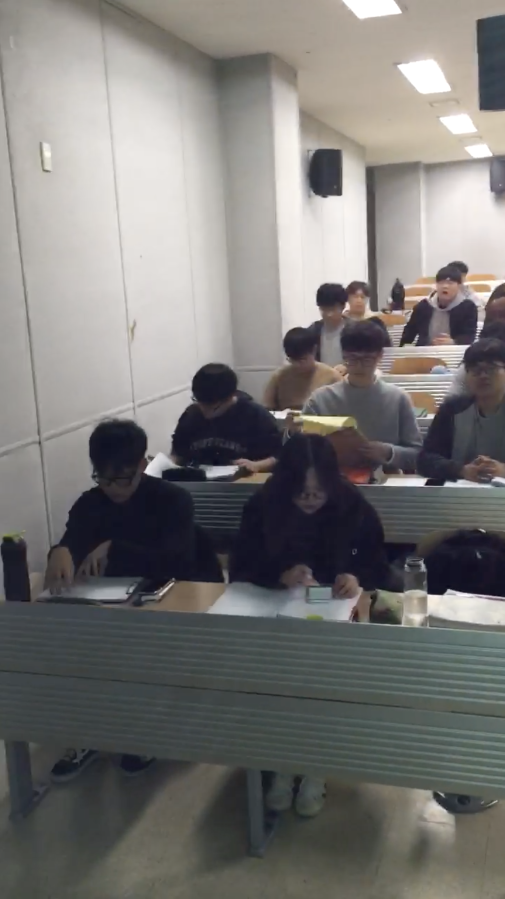
#> input picture v8.png, 1009 x 1797 px (shown at 1/2 size)
$ python stitch.py --first v8.png --second v7.png
#> lines starting #> are read from the running program, lines starting #| are printed output that depends on the picture; after the words box and inside, x2 and y2 are one past the last pixel; in counts of white or black regions, pixels touching at a corner belong together
### pyimagesearch/panorama.py
# import the necessary packages
import numpy as np
import imutils
import cv2

class Stitcher:
	def __init__(self):
		# determine if we are using OpenCV v3.X
		self.isv3 = imutils.is_cv3()

	def stitch(self, images, ratio=0.75, reprojThresh=4.0,
		showMatches=False):
		# unpack the images, then detect keypoints and extract
		# local invariant descriptors from them
		(imageB, imageA) = images
		(kpsA, featuresA) = self.detectAndDescribe(imageA)
		(kpsB, featuresB) = self.detectAndDescribe(imageB)

		# match features between the two images
		M = self.matchKeypoints(kpsA, kpsB,
			featuresA, featuresB, ratio, reprojThresh)

		# if the match is None, then there aren't enough matched
		# keypoints to create a panorama
		if M is None:
			return None

		# otherwise, apply a perspective warp to stitch the images
		# together
		(matches, H, status) = M
		result = cv2.warpPerspective(imageA, H,
			(imageA.shape[1] + imageB.shape[1], imageA.shape[0]))
		result[0:imageB.shape[0], 0:imageB.shape[1]] = imageB

		# check to see if the keypoint matches should be visualized
		if showMatches:
			vis = self.drawMatches(imageA, imageB, kpsA, kpsB, matches,
				status)


			# return a tuple of the stitched image and the
			# visualization
			return (result, vis)

		# return the stitched image
		return result

	def detectAndDescribe(self, image):
		# convert the image to grayscale
		gray = cv2.cvtColor(image, cv2.COLOR_BGR2GRAY)

		# check to see if we are using OpenCV 3.X
		if self.isv3:
			# detect and extract features from the image
			descriptor = cv2.xfeatures2d.SIFT_create()
			(kps, features) = descriptor.detectAndCompute(image, None)

		# otherwise, we are using OpenCV 2.4.X
		else:
			# detect keypoints in the image
			detector = cv2.FeatureDetector_create("SIFT")
			kps = detector.detect(gray)

			# extract features from the image
			extractor = cv2.DescriptorExtractor_create("SIFT")
			(kps, features) = extractor.compute(gray, kps)
			print ('features=',features)
		# convert the keypoints from KeyPoint objects to NumPy
		# arrays
		kps = np.float32([kp.pt for kp in kps])
		#print ('kps=',kps)
		# return a tuple of keypoints and features
		return (kps, features)

	def matchKeypoints(self, kpsA, kpsB, featuresA, featuresB,
		ratio, reprojThresh):
		# compute the raw matches and initialize the list of actual
		# matches
		matcher = cv2.DescriptorMatcher_create("BruteForce")
		rawMatches = matcher.knnMatch(featuresA, featuresB, 2)
		matches = []

		# loop over the raw matches
		for m in rawMatches:
			# ensure the distance is within a certain ratio of each
			# other (i.e. Lowe's ratio test)
			if len(m) == 2 and m[0].distance < m[1].distance * ratio:
				matches.append((m[0].trainIdx, m[0].queryIdx))

		# computing a homography requires at least 4 matches
		if len(matches) > 4:
			# construct the two sets of points
			ptsA = np.float32([kpsA[i] for (_, i) in matches])
			ptsB = np.float32([kpsB[i] for (i, _) in matches])

			# compute the homography between the two sets of points
			(H, status) = cv2.findHomography(ptsA, ptsB, cv2.RANSAC,
				reprojThresh)

			# return the matches along with the homograpy matrix
			# and status of each matched point
			return (matches, H, status)

		# otherwise, no homograpy could be computed
		return None

	def drawMatches(self, imageA, imageB, kpsA, kpsB, matches, status):
		# initialize the output visualization image
		(hA, wA) = imageA.shape[:2]
		(hB, wB) = imageB.shape[:2]
		vis = np.zeros((max(hA, hB), wA + wB, 3), dtype="uint8")
		vis[0:hA, 0:wA] = imageA
		vis[0:hB, wA:] = imageB

		# loop over the matches
		for ((trainIdx, queryIdx), s) in zip(matches, status):
			# only process the match if the keypoint was successfully
			# matched
			if s == 1:
				# draw the match
				ptA = (int(kpsA[queryIdx][0]), int(kpsA[queryIdx][1]))
				ptB = (int(kpsB[trainIdx][0]) + wA, int(kpsB[trainIdx][1]))
				cv2.line(vis, ptA, ptB, (0, 255, 0), 1)

		# return the visualization
		return vis

### stitch.py
# USAGE
# python stitch.py --first v8.png --second v7.png

# import the necessary packages
from picamera import PiCamera
from time import sleep
from datetime import datetime
from pyimagesearch.panorama import Stitcher
from datetime import datetime
import argparse
import imutils
import numpy as np
import cv2

now = datetime.today().strftime("%y-%m-%d %H:%M:%S")

# [9 lines of commented-out code are left out]
ap = argparse.ArgumentParser()
ap.add_argument("-f", "--first", required=True,
	help="path to the first image")
ap.add_argument("-s", "--second", required=True,
	help="path to the second image")
args = vars(ap.parse_args())

# load the two images and resize them to have a width of 400 pixels
# (for faster processing)
imageA = cv2.imread(args["first"])
#> imageA is the input picture: shape (1797, 1009, 3); mean B, G, R 117, 118.7, 120.2
imageB = cv2.imread(args["second"])
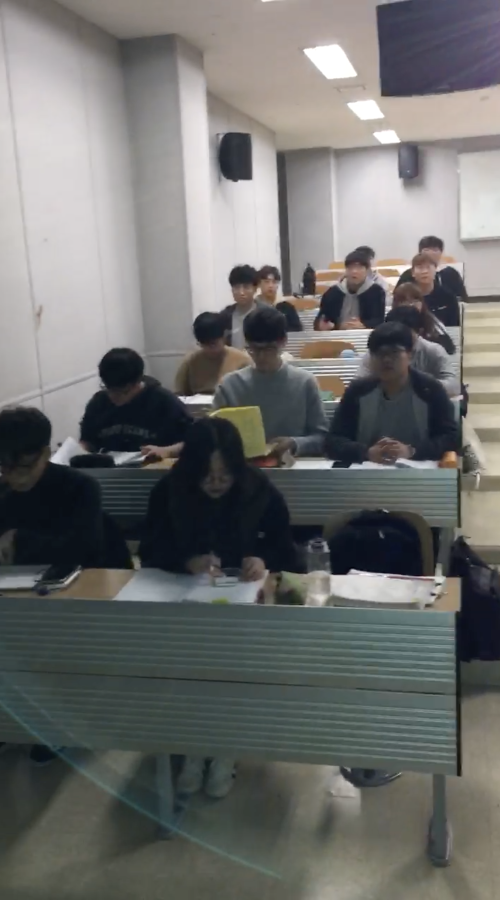
#> input picture v7.png, 1000 x 1799 px (shown at 1/2 size)
#> imageB is the input picture: shape (1799, 1000, 3); mean B, G, R 108.3, 109.8, 108.9
imageA = imutils.resize(imageA, width=400)
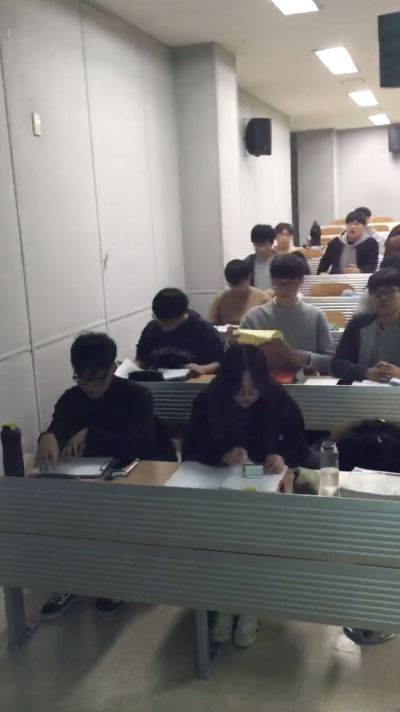
#> imageA: shape (712, 400, 3); mean B, G, R 117, 118.7, 120.2
imageB = imutils.resize(imageB, width=400)
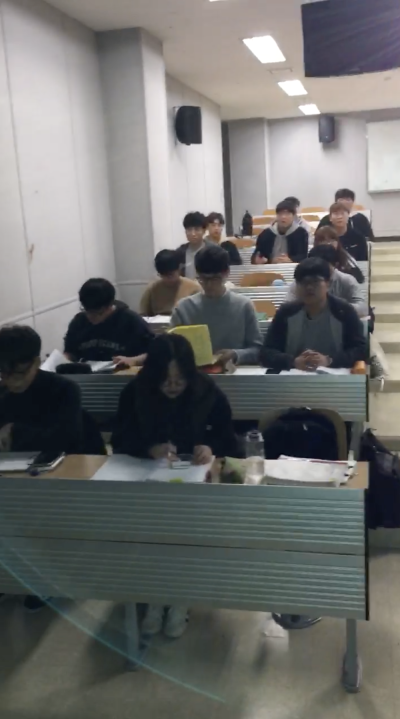
#> imageB: shape (719, 400, 3); mean B, G, R 108.3, 109.8, 108.9

# stitch the images together to create a panorama
stitcher = Stitcher()
(result, vis) = stitcher.stitch([imageA, imageB], showMatches=True)
#> in detectAndDescribe, `kps = detector.detect(gray)`: kps = 653 keypoints; strongest (x, y, size): (186, 127, 21.6), (193, 221, 12.9), (166, 319, 5.7), (261, 371, 6.7)
#> (printed output is left out)
#> in detectAndDescribe, `kps = np.float32([kp.pt for kp in kps])`: kps = 653 pairs, first value 7.4 to 395.1, second value 4.16 to 683.5
#> in stitch, `(kpsA, featuresA) = self.detectAndDescribe(imageA)`: kpsA has the same summary as kps in detectAndDescribe
#> in detectAndDescribe (call 2), `kps = detector.detect(gray)`: kps = 528 keypoints; strongest (x, y, size): (256, 139, 21.2), (222, 329, 5.6), (332, 382, 6.9), (121, 372, 8.5)
#> (printed output is left out)
#> in stitch, `(kpsB, featuresB) = self.detectAndDescribe(imageB)`: kpsB = 528 pairs, first value 3.57 to 395.9, second value 4.34 to 671.4
#> in matchKeypoints, `rawMatches = matcher.knnMatch(featuresA, featuresB, 2)`: rawMatches = 653 matches
#> after the loop in matchKeypoints, `for m in rawMatches:`: matches = 169 pairs, first value 13 to 526, second value 0 to 630
#> in matchKeypoints, `ptsA = np.float32([kpsA[i] for (_, i) in matches])`: ptsA = 169 pairs, first value 7.4 to 373.6, second value 8.12 to 657.4
#> in matchKeypoints, `ptsB = np.float32([kpsB[i] for (i, _) in matches])`: ptsB = 169 pairs, first value 21 to 394.2, second value 6.36 to 671.4
#> in matchKeypoints, `(H, status) = cv2.findHomography(ptsA, ptsB, cv2.RANSAC, reprojThresh)`: H = [[0.938, -0.000941, 75.13], [-0.0249, 0.957, 18.41], [-0.00011, -2.63e-05, 1]]; status = 169 values, max 1 at index 1, min 0 at index 0, mean 0.87
#> in drawMatches, `vis[0:hA, 0:wA] = imageA`:
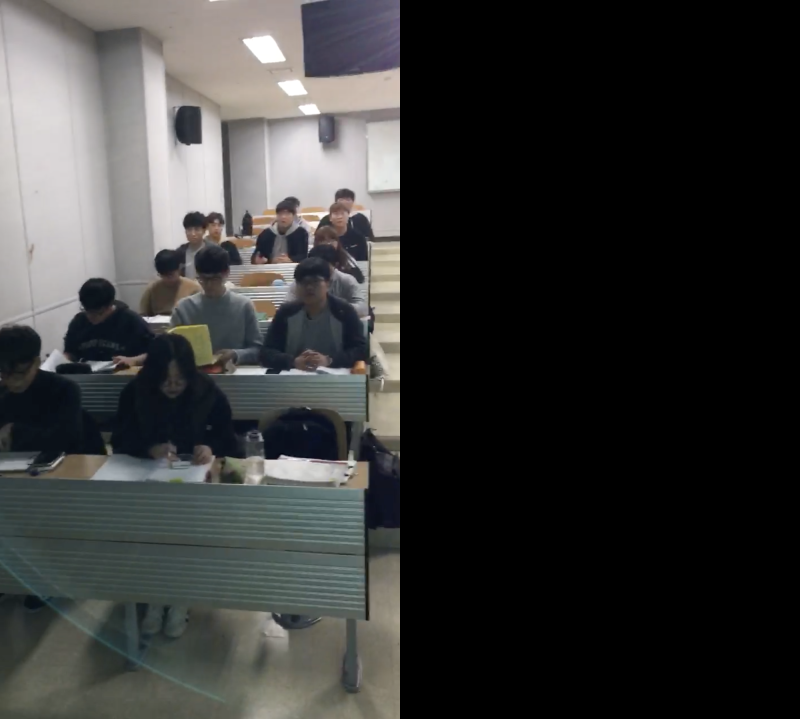
#> vis: shape (719, 800, 3); mean B, G, R 54.2, 54.9, 54.4
#> in drawMatches, `vis[0:hB, wA:] = imageB`:
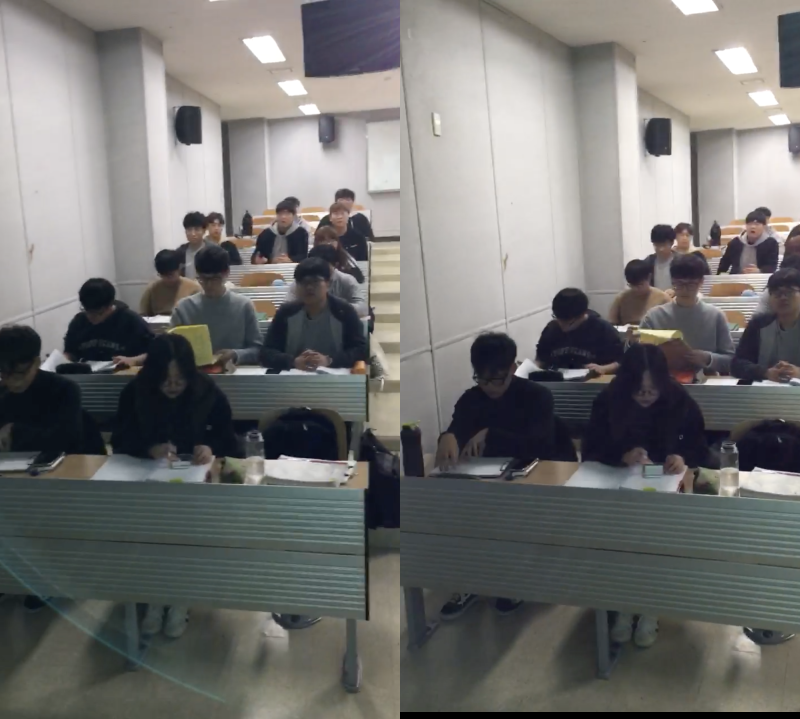
#> vis: shape (719, 800, 3); mean B, G, R 112.1, 113.7, 114
#> the loop in drawMatches, `for ((trainIdx, queryIdx), s) in zip(matches, status):` made 169 passes
#> (trainIdx, queryIdx, s, ptA, ptB) on passes 2 to 13: (66, 2, [1], (10, 326), (484, 333)), (79, 11, [1], (32, 601), (504, 604)), (81, 18, [1], (34, 473), (509, 477)), (85, 21, [1], (39, 468), (513, 473)), (90, 25, [1], (47, 355), (519, 362)), (94, 27, [1], (50, 313), (526, 323)), (98, 32, [1], (57, 461), (531, 466)), (101, 35, [1], (60, 342), (533, 348)), (100, 36, [1], (61, 368), (532, 375)), (104, 38, [1], (63, 329), (535, 338)), (105, 40, [1], (64, 360), (535, 367)), (110, 42, [1], (68, 451), (542, 457))
#> (ptA, ptB) on passes 61 to 66: ((195, 298), (666, 307)), ((197, 474), (671, 484)), ((198, 460), (670, 469)), ((201, 215), (668, 226)), ((205, 449), (678, 459)), ((207, 150), (676, 162))
#> after the loop in drawMatches, `for ((trainIdx, queryIdx), s) in zip(matches, status):`:
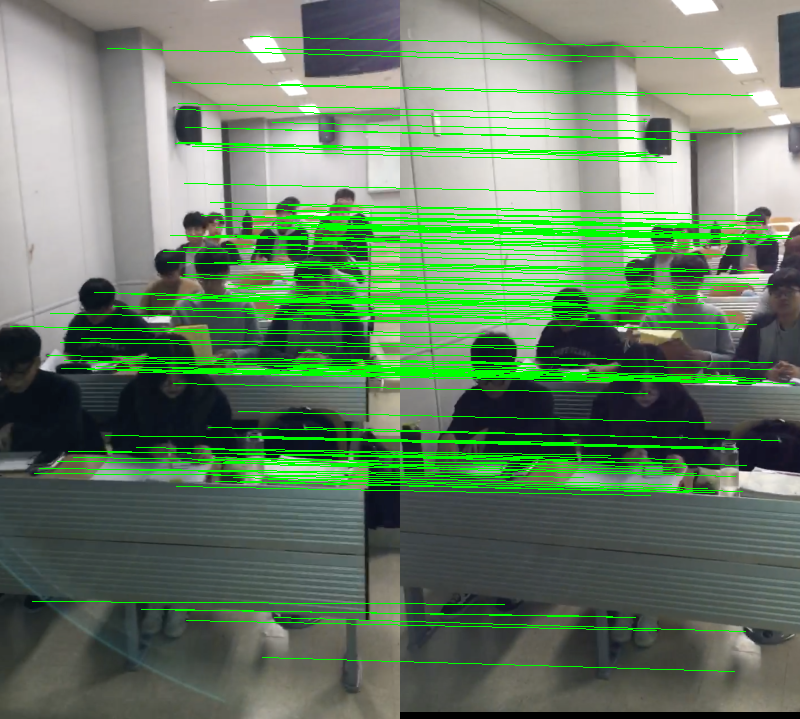
#> vis: shape (719, 800, 3); 9.46% of pixels changed, all inside (x1, y1, x2, y2) = (10, 36, 795, 672)
# [12 lines of commented-out code are left out]
body_cascade = cv2.CascadeClassifier('./resources/haarcascades/haarcascade_mcs_upperbody.xml')

#img = cv2.imread('v87_1.jpg')
gray = cv2.cvtColor(result, cv2.COLOR_BGR2GRAY)
#> gray: shape (719, 800)
outfile = open('Attendance.txt', 'a')
outfile.write(str(now)+'\n')


body = body_cascade.detectMultiScale(gray, 1.3, 5)
#> body = [[382, 191, 65, 59], [319, 201, 72, 65], [226, 218, 69, 63], [35, 325, 117, 106]]
for (x,y,w,h) in body:
	cv2.rectangle(result,(x,y),(x+w,y+h),(255,0,0),2)
	a=[]
	a.append(x)
	a.append(y)
	a.append(x+w)
	a.append(y+h)
	print(a)
	outfile.write(str(a) + '\n')
#> this loop made 4 passes
#| [382, 191, 447, 250]
#| [319, 201, 391, 266]
#| [226, 218, 295, 281]
#| [35, 325, 152, 431]
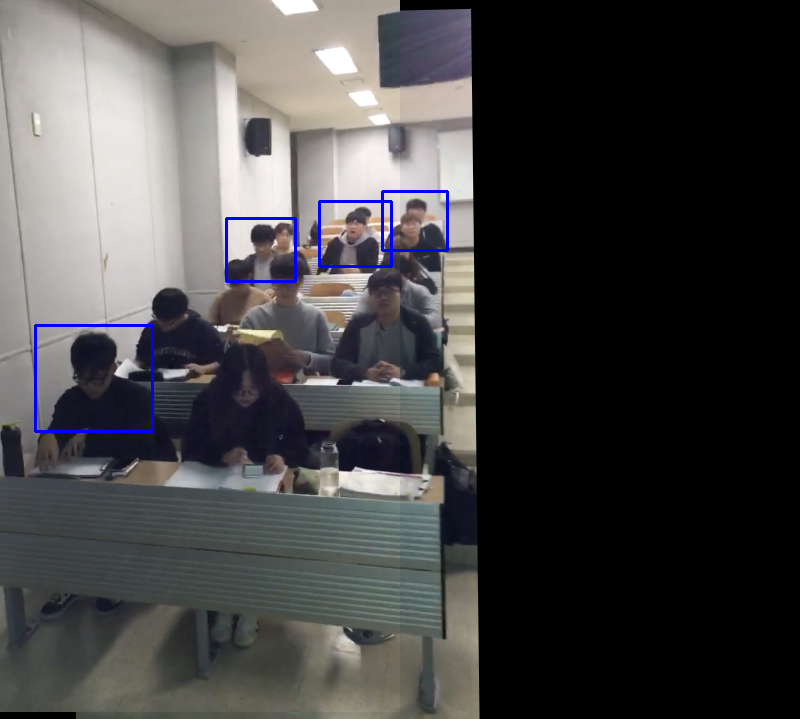
#> result: shape (719, 800, 3); mean B, G, R 69.7, 69.1, 70

outfile.write('\n')
outfile.close()
#cv2.imshow('img',img)
cv2.imwrite("final.jpg", result)
